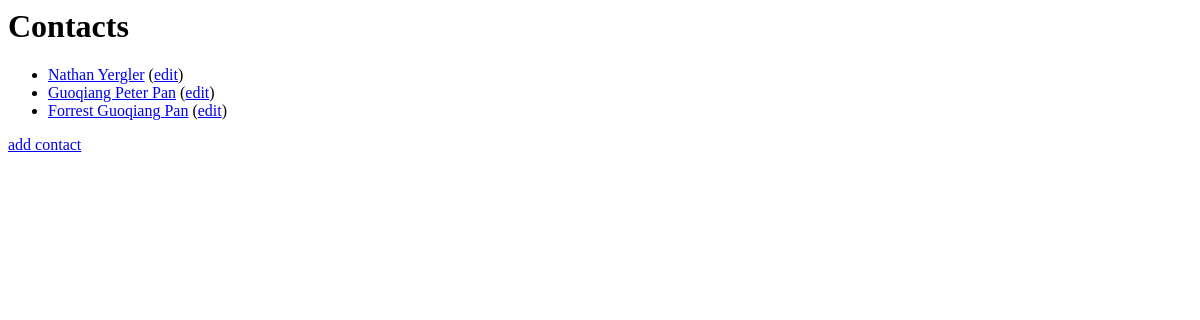
Before: / with the older database file.
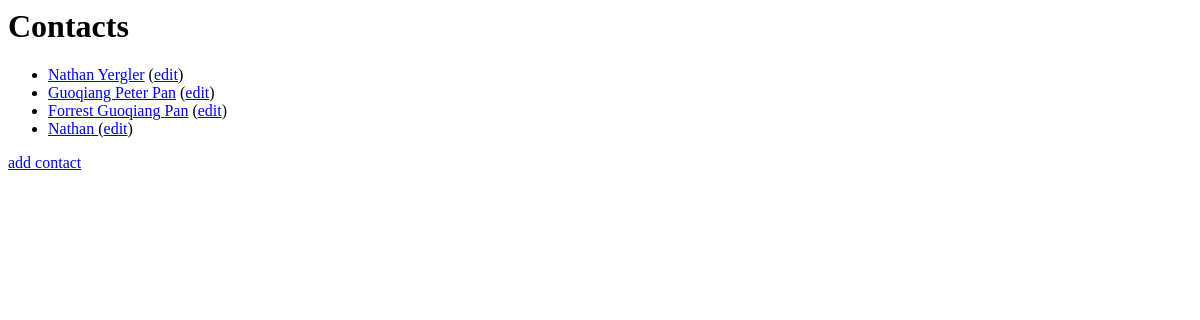
After: the same page with the newer database file.
### contacts/models.py (models this page shows)
class Contact(models.Model):
    first_name = models.CharField(
        max_length=255,
    )
    last_name = models.CharField(
        max_length=255,
    )
    email = models.EmailField()
    def __str__(self):
        return ' '.join([
            self.first_name,
            self.last_name,
        ])
    def get_absolute_url(self):
        return reverse('contacts-view', kwargs={'pk': self.id})

### contacts/views.py (the view)
# urls.py: url(r'^$', contacts.views.ListContactView.as_view(),
class ListContactView(ListView):
    model = Contact
    template_name = 'contact_list.html'

### addressbook/templates/contact_list.html
<h1>Contacts</h1>
<ul>
  {% for contact in object_list %}
    <li><a href="{{ contact.get_absolute_url }}">{{ contact }}</a>
      (<a href="{% url "contacts-edit" pk=contact.id %}">edit</a>)
    </li>
  {% endfor %}
</ul>
<a href="{% url "contacts-new" %}">add contact</a>

Changed rows visible on the page:
added Contact: first_name+last_name "Nathan"
